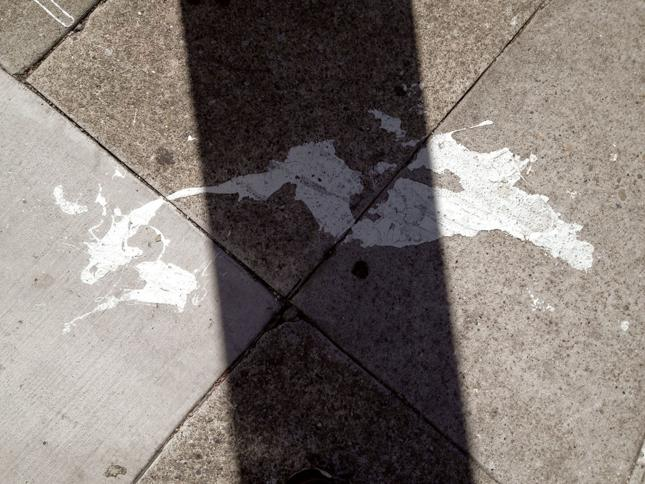
%> input picture 4.jpg, 645 x 484 px
$ octave image_main_4.m   (GNU Octave 9; MATLAB toolbox functions it lacks are replaced by stand-ins)
%> lines starting %> are read from the running program, lines starting %| are printed output that depends on the picture; in (x1, y1, x2, y2) boxes, pixels count from 0 and x2, y2 are one past the last pixel; in counts of white or black regions, pixels touching at a corner belong together; the program's own positions count from 1
### deshadow.m
function [deshaowimage] = deshadow(shadowimage, line1, line2)
R = shadowimage(:,:,1);
[X,Y] = size(R);
[offset, ~]=Offset(shadowimage,line2);
% Offset correction
imgg = zeros([X,Y,3]);
if size(offset,1)==X
     imgg= shadowimage - offset;
else
    for i=1:3
    imgg(:,:,i) = shadowimage(:,:,i) - offset(i);
    end
end

Z = load('shadow_data.mat');
shadowdata = Z.shadowdata;
mdl = KDTreeSearcher(shadowdata);
% color-line clustering
imgg1=reshape(shadowimage,X*Y,3);
geometric = sqrt( shadowimage(:,:,1).^2 + shadowimage(:,:,2).^2 +shadowimage(:,:,3).^2 );
geometric1 = reshape(geometric,[X*Y,1]);
unit = imgg1./geometric1;   %Normalization of processing data


% Correction image clustering
N = 1000;
imgg2=reshape(imgg,[X*Y,3]);
geometric = sqrt( imgg(:,:,1).^2 + imgg(:,:,2).^2 +imgg(:,:,3).^2 );
geometric1 = reshape(geometric,[X*Y,1]);
unit = imgg2./geometric1;
neighbor = knnsearch(mdl, unit);      %Find the nearest neighbor
add_neighbor = accumarray(neighbor,geometric(:),[N,1],@max);
radius_max = reshape( add_neighbor(neighbor), X, Y);
ra = (geometric)./(radius_max+eps);


% Shadow detection
detectionmap = line1>0.9;
shadowmap = line1<0.6 & line1>0.4;
log_imgg1=log(imgg1);
trdata=[log_imgg1(detectionmap(:),:);log_imgg1(shadowmap(:),:)];
trlabel=zeros([size(trdata,1),1]);
trlabel(1:sum(detectionmap(:)))=1;
model = ClassificationKNN.fit(trdata,trlabel,'NumNeighbors',3);
shadowit = predict(model,log_imgg1);
shadowit=reshape(shadowit,X,Y);
gsH = fspecial('gaussian',14,round(7));
shadowit = imfilter(shadowit,gsH,'replicate');
rmask=zeros([X,Y]);
rmask(shadowit<0.5)=1;
rmask=bwareaopen(~bwareaopen(~rmask,100),200);
bd=shadowboundary(rmask,ceil(max([X Y])/512));
bl=endpoint(ra,rmask,bd,8);
bdv=bl.e-bl.s;
mm = arrayfun(@(x) norm(bdv(:,x)), 1:length(bl.s));
bd.w = zeros(1,length(bd.t));
bd.w(~bd.t) = mm;
pmask=penumbra(bd,[X,Y]);
umask = rmask & ~pmask;
lmask=~(umask|pmask);

% Umbra shadow removal
umask1=reshape([umask umask umask],[X,Y,3]);
lmask1=reshape([lmask lmask lmask],[X,Y,3]);
umask2=neighbor;
lmask2=neighbor;
umask2(umask(:)==0)=N+1;
lmask2(lmask(:)==0)=N+1;
lm=zeros([N+1 3]);
um=zeros([N+1 3]);
lmean=zeros([N+1 3]);
umean=zeros([N+1 3]);

for i=1:3
      lm(:,i)=accumarray(lmask2,imgg1(:,i),[N+1 1],@std);
      um(:,i)=accumarray(umask2,imgg1(:,i),[N+1 1],@std);
      lmean(:,i)=accumarray(lmask2,imgg1(:,i),[N+1 1],@mean);
      umean(:,i)=accumarray(umask2,imgg1(:,i),[N+1 1],@mean);
end

% Use the average statistis to relight the umbra region that has no reference lit pixels
lingtx=sum(umean,2)>0;
lighty=lingtx & (sum(lmean,2)==0);
if find(lighty)
    lights=lingtx & ~lighty;
    meanscale=mean(lmean(lights,:)./umean(lights,:),1);
    stdscale=mean(lm(lights,:)./um(lights,:),1);
    for index=1:3
        lmean(lighty,index)=umean(lighty,index)* meanscale(index);
        lm(lighty,index)=um(lighty,index)* stdscale(index);
    end
end
% Relight umbra region.
std_scale=lm./max((um+eps),0.01);
udeimg=(imgg1-umean(umask2,:)).*std_scale(umask2,:)+lmean(umask2,:);

% Penumbra shadow removal
pmask1=reshape([pmask pmask pmask],[X,Y,3]);
pmask2=neighbor;
pmask2(pmask(:)==0)=N+1;
umean1=accumarray(umask2,ra(:),[N+1 1],@mean);
lmean2=accumarray(lmask2,ra(:),[N+1 1],@mean);
uscale=imgg1./udeimg;
uscale_mean=zeros([N+1 3]);
pscale=zeros([X*Y,3]);
for i=1:3
      uscale_mean(:,i)=accumarray(umask2,uscale(:,i),[N+1 1],@mean);
      pscale(:,i)=uscale_mean(pmask2,i)+(1-uscale_mean(pmask2,i)).*(ra(:)-umean1(pmask2))./(lmean2(pmask2)-umean1(pmask2));
end
pscale=reshape(pscale,X,Y,3);
uscale=reshape(uscale,X,Y,3);
pscale(pmask1==0)=0;
uscale(umask1==0)=0;
scale=pscale+uscale;
scale(lmask1==1)=1;
deshaowimage=shadowimage./scale;


figure,
subplot(2,2,1);
imshow(shadowimage);
title('Input');

subplot(2,2,2);
imshow(imgg);
title('offset result');

%subplot(2,3,3);
%imshow(pscale);
%title('mask1');

subplot(2,2,3);
imshow(lmask*0.3+pmask*0.7+umask);
title('mask2');

%subplot(2,3,5);
%imshow(shadowit);
%title('mask3');

subplot(2,2,4);
imshow(deshaowimage);
title('Shadow free image');


end

### Offset.m
function [offset, line2] = Offset(img, line2)
    if isempty(line2)
        figure;imshow(img);
        [~,x,y] = handle(gca,3);
        close
        offseting=zeros([size(img,1),size(img,2)]);
       for index=1:length(x)
           offseting(round(y(index)),round(x(index)))=1;
       end
        offseting=logical(imdilate(offseting,strel('sphere',3)));
        line2 = offseting;
    else
        offseting = line2 > 0.4;
    end
    r = img(:,:,1); g = img(:,:,2); b = img(:,:,3);
    selectData = cat(2, r(offseting), g(offseting), b(offseting));
    [~,V]=pca(selectData);
    v=V';
    p=mean(selectData);
    ori=p-v*dot(p,v)/norm(v);
    for channel=1:3
        img(:,:,channel)=img(:,:,channel)-ori(channel);
    end
    imgnorm=sqrt(img(:,:,1).^2+img(:,:,2).^2+img(:,:,3).^2);
    offset=zeros(size(img));
    v=v./norm(v);
    for channel=1:3
        offset(:,:,channel)=img(:,:,channel).*ori(channel)./(v(channel).*imgnorm+eps);
    end

    function [d v] = pca(X)
        m = mean(X,1)';  %Zero the center of the matrix column to get matrix X
        for c=1:3
            X(:,c) = X(:,c)-m(c);
        end
        X = X'*X ;  %Calculate X'*X
        X = X/size(X,1);
        [V, lambda] = eig(X);     %Solving eigenvalues and eigenvectors.
        d = diag(lambda);
        v = V(:,3);
    end
end

### huaxian.m
function img=huaxian(a,b,c,d,k,Ih)
img=Ih;
xk=(c-a);
yk=(d-b);
if xk==0
    if yk>0
        for i=b:d
            img(i,a)=k;
        end
    end
    if yk<0
        for i=d:b
            img(i,a)=k;
        end
    end
return
end
if yk==0
    if xk>0
        for i=a:c
            img(b,i)=k;
        end
    end
    if xk<0
        for i=c:a
            img(b,i)=k;
        end
    end
return
end
ykk=(yk/xk);
if a<c
    y=b;
    for i=a:c
        img(round(y),i)=k;
        y=(y+ykk);
    end
end
if a>c
    y=d;
    for i=c:a
        img(round(y),i)=k;
        y=(y+ykk);
    end
end
xkk=(xk/yk);
if b<d
    x=a;
    for i=b:d
        img(i,round(x))=k;
        x=(x+xkk);
    end
end
if b>d
    x=c;
    for i=d:b
        img(i,round(x))=k;
        x=(x+xkk);
    end
end

### image_main_4.m
%Run this file to get the shadow removal of image 4.jpg.

clear all;
shadowimage=im2double(imread('4.jpg')); % read 4.jpg

m = shadowimage;
R = m(:,:,1);
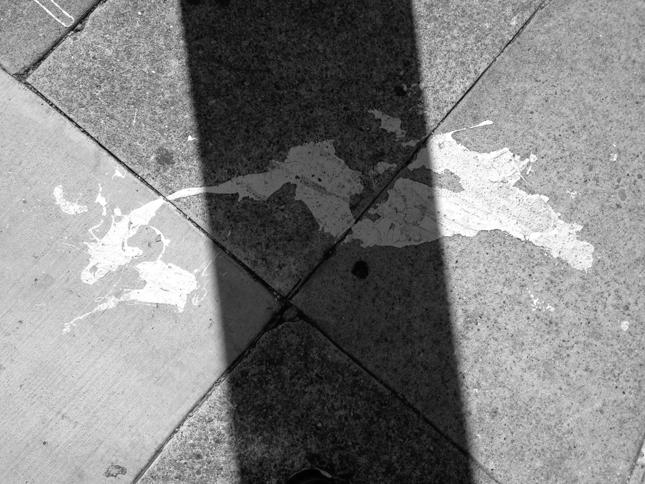
%> R: size 484x645 double; min 0, max 1, mean 0.507
[width,height]=size(R); % calculate the size of image
%> width = 484; height = 645
rm0 = zeros(width,height);
rm = rm0;
k1 = 0.502; % set color perameters
k2 = 1;

for i = 1:8  % choose the needed region line
    a = 322+i;
    b = 10;
    c = 362+i;
    d = 300;
    rm=huaxian(a,b,c,d,k1,rm);
    a = 522+i;
    b = 10;
    c = 562+i;
    d = 300;
    rm=huaxian(a,b,c,d,k2,rm);
end
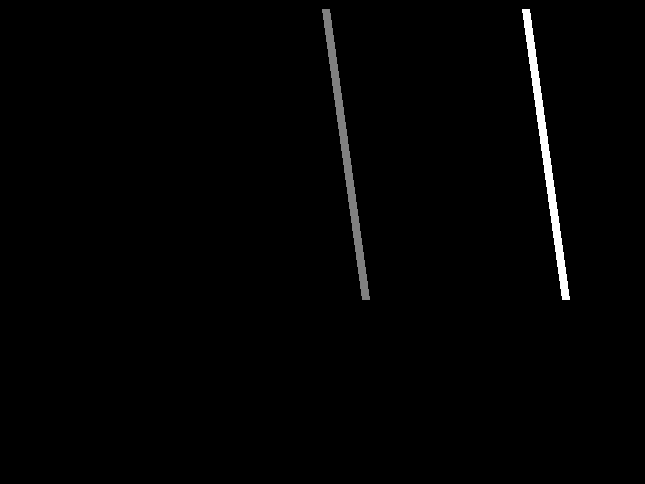
%> rm: size 484x645 double; min 0, max 1, mean 0.0112

line2 = rm0;

for i = 1:8
    a = 350+i;
    b = 300;
    c = 550+i;
    d = 400;
    line2=huaxian(a,b,c,d,k2,line2);
end
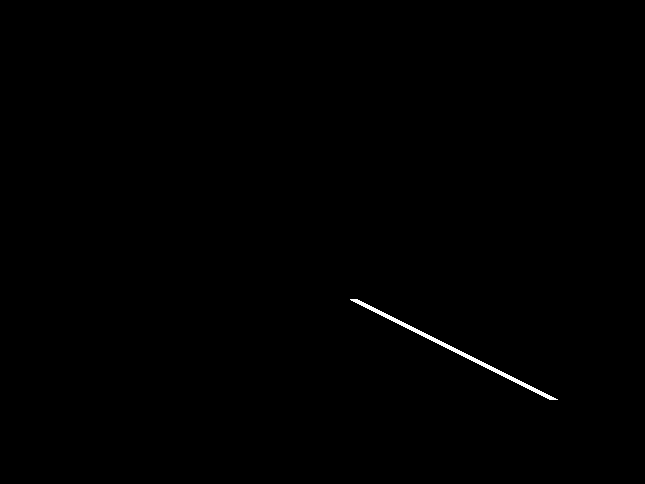
%> line2: size 484x645 double; values 0 (black) and 1 (white), 0.29% white; 1 white region, box (x1, y1, x2, y2) and area: (350, 299, 558, 400) 908

line1=im2double(rm);
line2=im2double(line2);
[deshadowimage]=deshadow(shadowimage,line1,line2); % get the results
%> in Offset, `b = img(:,:,3)`:
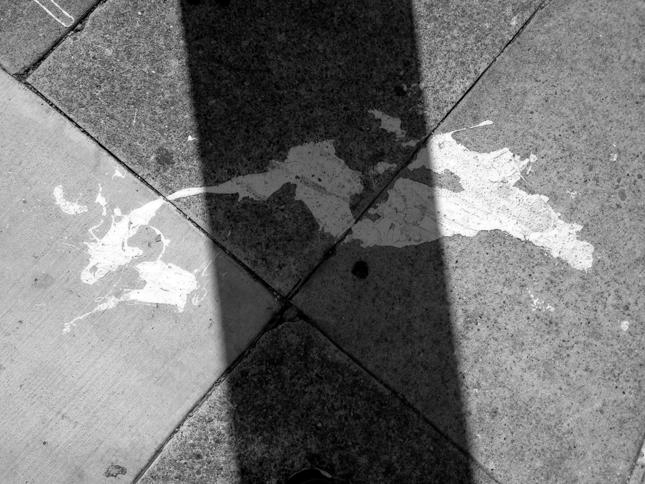
%> b: size 484x645 double; min 0, max 1, mean 0.456
%> in Offset, `selectData = cat(2, r(offseting), g(offseting), b(offseting));`: selectData = 908 rows, first 12: [0.188 0.161 0.192; 0.161 0.133 0.165; 0.149 0.122 0.153; 0.153 0.125 0.153; 0.145 0.118 0.145; 0.149 0.122 0.149; 0.153 0.125 0.153; 0.153 0.125 0.153; 0.145 0.118 0.145; 0.165 0.137 0.165; 0.173 0.145 0.173; 0.145 0.118 0.145]
%> in pca, `m = mean(X,1)';`: m = [0.418; 0.383; 0.379]
%> after the loop in pca, `for c=1:3`: X = 908 rows, first 12: [-0.23 -0.223 -0.187; -0.257 -0.25 -0.215; -0.269 -0.262 -0.227; -0.265 -0.258 -0.227; -0.273 -0.266 -0.234; -0.269 -0.262 -0.23; -0.265 -0.258 -0.227; -0.265 -0.258 -0.227; -0.273 -0.266 -0.234; -0.253 -0.246 -0.215; -0.245 -0.238 -0.207; -0.273 -0.266 -0.234]
%> in pca, `X = X'*X ;  %Calculate X'*X`: X = [69.4 67.3 59.23; 67.3 65.29 57.48; 59.23 57.48 50.67]
%> in pca, `X = X/size(X,1);`: X = [23.13 22.43 19.74; 22.43 21.76 19.16; 19.74 19.16 16.89]
%> in pca, `[V, lambda] = eig(X);`: V = [0.541 0.577 0.612; -0.796 0.118 0.594; 0.27 -0.809 0.523]; lambda = [0.00227 0 0; 0 0.0223 0; 0 0 61.76]
%> in pca, `d = diag(lambda);`: d = [0.00227; 0.0223; 61.76]
%> in pca, `v = V(:,3);`: v = [0.612; 0.594; 0.523]
%> in Offset, `v=V';`: v = [0.612 0.594 0.523]
%> in Offset, `p=mean(selectData);`: p = [0.418 0.383 0.379]
%> in Offset, `ori=p-v*dot(p,v)/norm(v);`: ori = [0.000838 -0.0213 0.0232]
%> after the loop in Offset, `for channel=1:3`:
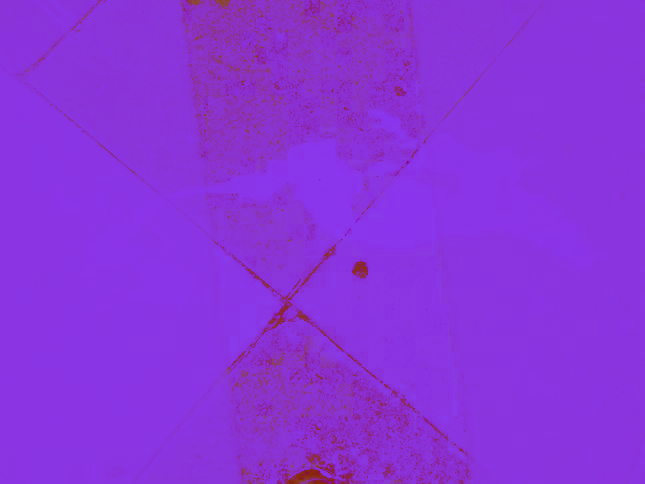
%> offset: size 484x645x3 double; mean R, G, B 0.000854, -0.0215, 0.0214; drawn with min black and max white
%> (the run ends here)
